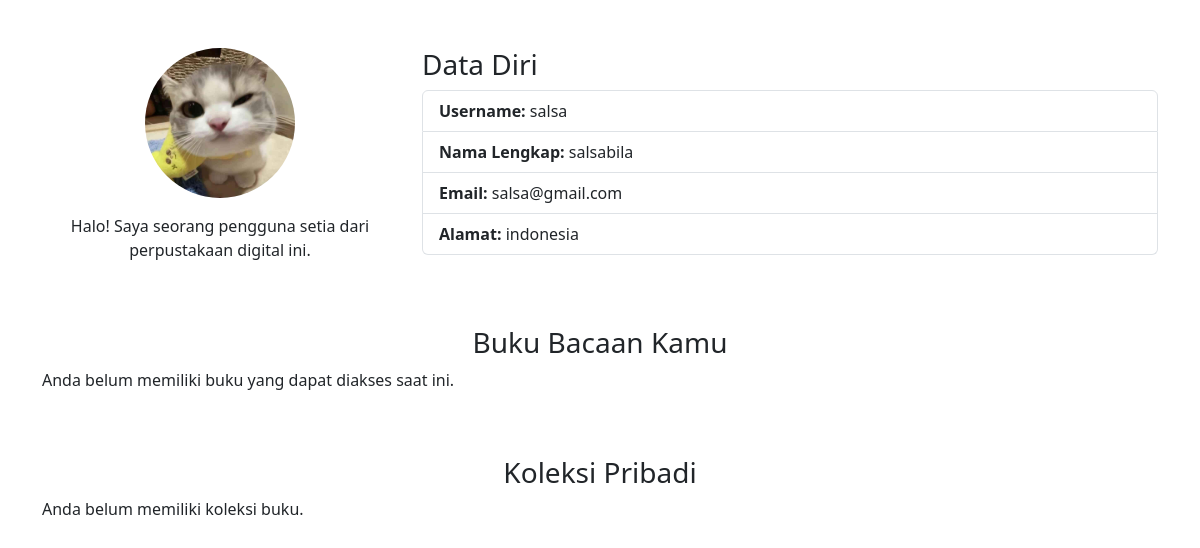
The page /profile.php (signed in) on the database its author committed.
### tables this page shows
CREATE TABLE IF NOT EXISTS `user` (
  `id_user` int NOT NULL AUTO_INCREMENT,
  `username` varchar(255) NOT NULL,
  `password` varchar(255) NOT NULL,
  `role` enum('user','admin') NOT NULL,
  `email` varchar(255) NOT NULL,
  `nama_lengkap` varchar(255) NOT NULL,
  `alamat` text NOT NULL,
  PRIMARY KEY (`id_user`)
);

### profile.php (the view, shortened to what this page needs)
<?php
include 'koneksi.php';
$username = $_SESSION['username'];
$query = "SELECT id_user, username, nama_lengkap, email, alamat FROM user WHERE username = ?";
$stmt = $koneksi->prepare($query);
$stmt->bind_param("s", $username);
$stmt->execute();
$result = $stmt->get_result();
$userData = $result->fetch_assoc();
$id_user = $userData['id_user'];
$pdfQuery = "SELECT b.judul, p.pdf_access, p.tanggal_pengembalian, p.id_peminjaman, b.id_buku
             FROM peminjaman p
             JOIN buku b ON p.id_buku = b.id_buku
             WHERE p.id_user = ? AND p.status_peminjaman = 'approved' AND p.pdf_access IS NOT NULL";
$pdfStmt = $koneksi->prepare($pdfQuery);
$pdfStmt->bind_param("i", $id_user);
$pdfStmt->execute();
$pdfResult = $pdfStmt->get_result();
$pdfs = $pdfResult->fetch_all(MYSQLI_ASSOC);
$koleksiQuery = "SELECT b.judul, b.penulis, b.penerbit, b.tahun_terbit, b.img
                 FROM koleksipribadi kp
                 JOIN buku b ON kp.id_buku = b.id_buku
                 WHERE kp.id_user = ?";
$koleksiStmt = $koneksi->prepare($koleksiQuery);
$koleksiStmt->bind_param("i", $id_user);
$koleksiStmt->execute();
$koleksiResult = $koleksiStmt->get_result();
$koleksi = $koleksiResult->fetch_all(MYSQLI_ASSOC);
if ($userData):
?>
<!DOCTYPE html>
<html lang="en">
<head>
    <link href="https://cdn.jsdelivr.net/npm/bootstrap@5.3.0-alpha1/dist/css/bootstrap.min.css" rel="stylesheet">
</head>
<body>
<div class="container mt-5">
    <div class="row">
        <div class="col-md-4 d-flex flex-column align-items-center">
            <img src="assets/img/logo/logouser.jpg" alt="Profile Icon" class="rounded-circle mb-3" style="width: 150px; height: 150px;">
            <p class="text-center">Halo! Saya seorang pengguna setia dari perpustakaan digital ini.</p>
        </div>
        <div class="col-md-8">
            <h3>Data Diri</h3>
            <ul class="list-group">
                <li class="list-group-item"><strong>Username:</strong> <?= htmlspecialchars($userData['username']) ?></li>
                <li class="list-group-item"><strong>Nama Lengkap:</strong> <?= htmlspecialchars($userData['nama_lengkap']) ?></li>
                <li class="list-group-item"><strong>Email:</strong> <?= htmlspecialchars($userData['email']) ?></li>
                <li class="list-group-item"><strong>Alamat:</strong> <?= htmlspecialchars($userData['alamat']) ?></li>
            </ul>
        </div>
    </div>
    <div class="row mt-5">
        <div class="col-md-12">
            <h3><center>Buku Bacaan Kamu</center></h3>
            <?php if (count($pdfs) > 0): ?>
                <?php foreach ($pdfs as $pdf): ?>
                    <div class="card mt-3">
                        <div class="card-body">
                            <h5 class="card-title"><?= htmlspecialchars($pdf['judul']) ?></h5>
                            <p class="card-text">Tanggal Pengembalian: <?= date('d-m-Y', strtotime($pdf['tanggal_pengembalian'])) ?></p>
                            <a href="baca.php?id=<?php echo $pdf['id_peminjaman']; ?>" class="btn btn-danger">Baca PDF</a>
                            <a href="ulasan.php?id=<?= $pdf['id_buku'] ?>" class="btn btn-warning">Berikan Ulasan</a>
                        </div>
                    </div>
                <?php endforeach; ?>
            <?php else: ?>
                <p>Anda belum memiliki buku yang dapat diakses saat ini.</p>
            <?php endif; ?>
        </div>
    </div>
    <div class="row mt-5">
        <div class="col-md-12">
            <h3><center>Koleksi Pribadi</center></h3>
            <?php if (count($koleksi) > 0): ?>
                <div class="row">
                    <?php foreach ($koleksi as $item): ?>
                        <div class="col-md-4 mb-4">
                            <div class="card">
                                <img src="./assets/img/<?= $item['img'] ?>" class="card-img-top" alt="Cover Buku">
                                <div class="card-body">
                                    <h5 class="card-title"><?= htmlspecialchars($item['judul']) ?></h5>
                                    <p class="card-text">Penulis: <?= htmlspecialchars($item['penulis']) ?></p>
                                    <p class="card-text">Penerbit: <?= htmlspecialchars($item['penerbit']) ?></p>
                                    <p class="card-text">Tahun Terbit: <?= htmlspecialchars($item['tahun_terbit']) ?></p>
                                </div>
                            </div>
                        </div>
                    <?php endforeach; ?>
                </div>
            <?php else: ?>
                <p>Anda belum memiliki koleksi buku.</p>
            <?php endif; ?>
        </div>
    </div>
</div>
</body>
</html>
<?php else: ?>
    <p>Data pengguna tidak ditemukan.</p>
<?php endif; ?>

### profile.php (style rules this page uses)
.row { margin-top: 20px; }

### rows shown on the page
user: username "salsa", nama_lengkap "salsabila", email "salsa@gmail.com", alamat "indonesia"
